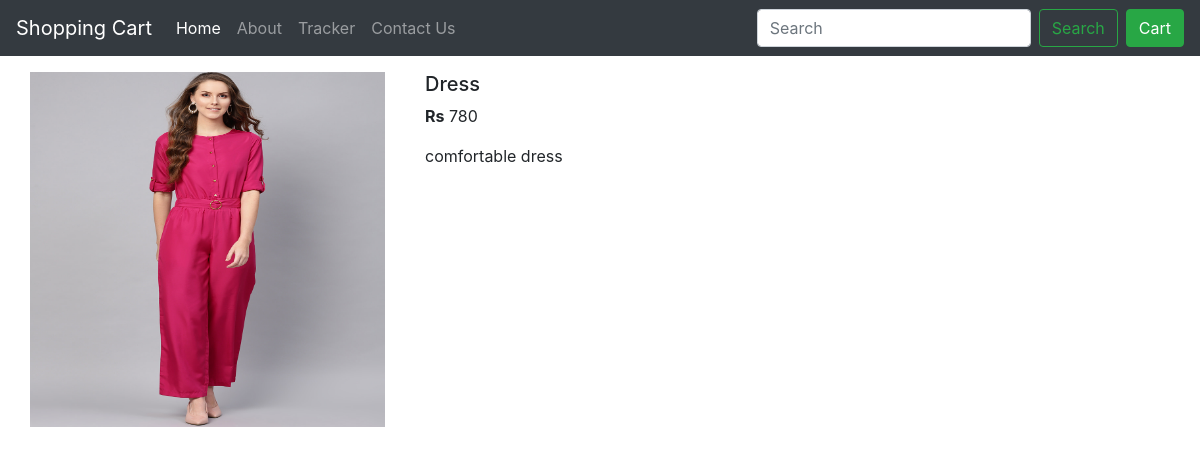
The app's page /products/4 with its own data.
### shoppingCart/models.py (models this page shows, shortened)
class Product(models.Model):
	product_name=models.CharField(max_length=50)
	category=models.CharField(max_length=50,default="")
	price=models.IntegerField(default=0)
	desc=models.CharField(max_length=300)
	pub_date=models.DateField()
	image=models.ImageField(upload_to="shoppingCart/static",default="")

### shoppingCart/views.py (the view)
# urls.py: path('products/<int:myid>', views.productview,name="productview"),
def productview(req,myid):
	product = Product.objects.filter(id=myid)
	return render(req,'productview.html',{'product':product[0]})

### shoppingCart/templates/productview.html (shortened to what this page needs)
{%extends 'basic.html'%}
{% block content %}
{% load static %}
<div class="container">
	<form action="{% url 'checkout' %}" method="POST">
	<div class="row my-3">
	<div class="col-md-4">
		<div class="row">
			<img src="/media/{{product.image}}" height="355px" width="355px">
		</div>
	</div>
	<div class="col-md-8">
		<h5>{{product.product_name}}</h5>
		<p><b>Rs</b> {{product.price}}</p>
		<p>{{product.desc}}</p>
	</div>
    </div>
    </form>
</div>
{% endblock %}

### records on screen
Product: image (picture), product_name "Dress", price "780", desc "comfortable dress"
